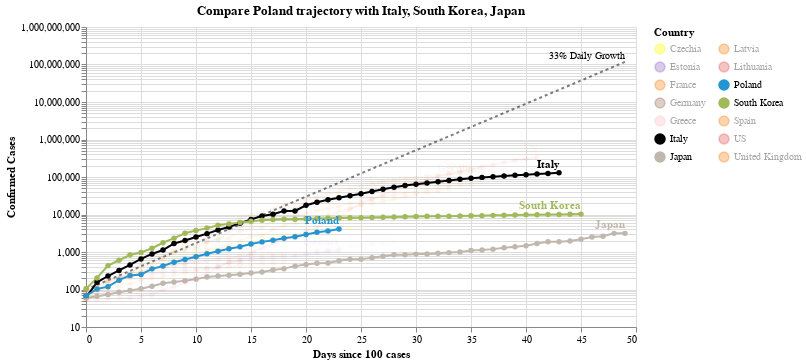

The cell this chart's notebook holds for it:
### Code cell
#hide_input
chart3 = make_since_chart(['Poland'])
chart3

### Figure 1 — Vega-Lite specification as saved in the notebook (floating-point values rounded to 4 significant figures; data arrays with more than 128 entries replaced by an {"elided": "..."} marker saying what was removed)
{"config": {"view": {"continuousWidth": 400, "continuousHeight": 300}}, "layer": [{"mark": {"type": "line", "color": "black", "opacity": 0.5, "strokeDash": [3, 3]}, "encoding": {"x": {"type": "quantitative", "field": "Days since 100 cases"}, "y": {"type": "quantitative", "field": "Confirmed Cases"}}}, {"mark": {"type": "text", "align": "right", "dy": -6, "fontSize": 10, "text": "33% Daily Growth"}, "encoding": {"x": {"type": "quantitative", "field": "Days since 100 cases"}, "y": {"type": "quantitative", "field": "Confirmed Cases"}}, "transform": [{"filter": "(datum['Days since 100 cases'] >= 49)"}]}, {"data": {"name": "data-5fd64915123f36a80cbf4ae2937b9b0c"}, "mark": {"type": "line", "point": true}, "encoding": {"color": {"type": "nominal", "field": "Country", "legend": {"columns": 2}, "scale": {"domain": ["Czechia", "Estonia", "France", "Germany", "Greece", "Italy", "Japan", "Latvia", "Lithuania", "Poland", "South Korea", "Spain", "US", "United Kingdom"], "range": ["yellow", "#9467bd", "#F58518", "#9D755D", "pink", "black", "#C1B7AD", "#F58518", "#E45756", "#2495D3", "#A1BA59", "#F58518", "#E45756", "#F58518"]}}, "opacity": {"condition": {"value": 1, "selection": "selector001"}, "value": 0.05}, "tooltip": [{"type": "nominal", "field": "Country"}, {"type": "temporal", "field": "Date"}, {"type": "quantitative", "field": "Confirmed Cases"}, {"type": "quantitative", "field": "Days since 100 cases"}], "x": {"type": "quantitative", "field": "Days since 100 cases"}, "y": {"type": "quantitative", "field": "Confirmed Cases", "scale": {"type": "log"}}}, "selection": {"selector001": {"type": "multi", "fields": ["Country"], "bind": "legend", "init": [{"Country": "Poland"}, {"Country": "Italy"}, {"Country": "South Korea"}, {"Country": "Japan"}]}}, "width": 550}, {"data": {"name": "data-5fd64915123f36a80cbf4ae2937b9b0c"}, "mark": {"type": "text", "align": "right", "dy": -8, "fontWeight": "bold"}, "encoding": {"color": {"type": "nominal", "field": "Country", "legend": {"columns": 2}, "scale": {"domain": ["Czechia", "Estonia", "France", "Germany", "Greece", "Italy", "Japan", "Latvia", "Lithuania", "Poland", "South Korea", "Spain", "US", "United Kingdom"], "range": ["yellow", "#9467bd", "#F58518", "#9D755D", "pink", "black", "#C1B7AD", "#F58518", "#E45756", "#2495D3", "#A1BA59", "#F58518", "#E45756", "#F58518"]}}, "opacity": {"condition": {"value": 1, "selection": "selector001"}, "value": 0.05}, "text": {"type": "nominal", "field": "Country"}, "tooltip": [{"type": "nominal", "field": "Country"}, {"type": "temporal", "field": "Date"}, {"type": "quantitative", "field": "Confirmed Cases"}, {"type": "quantitative", "field": "Days since 100 cases"}], "x": {"type": "quantitative", "field": "Days since 100 cases"}, "y": {"type": "quantitative", "field": "Confirmed Cases", "scale": {"type": "log"}}}, "transform": [{"filter": "(datum['Date'] >= 1586044800000)"}], "width": 550}], "data": {"name": "data-199d349dd514c457b58b02a37a45e0a7"}, "title": "Compare Poland trajectory with Italy, South Korea, Japan", "$schema": "https://vega.github.io/schema/vega-lite/v4.0.2.json", "datasets": {"data-199d349dd514c457b58b02a37a45e0a7": [{"Days since 100 cases": 0, "Confirmed Cases": 100.0}, {"Days since 100 cases": 1, "Confirmed Cases": 133.0}, {"Days since 100 cases": 2, "Confirmed Cases": 176.9}, {"Days since 100 cases": 3, "Confirmed Cases": 235.3}, {"Days since 100 cases": 4, "Confirmed Cases": 312.9}, {"Days since 100 cases": 5, "Confirmed Cases": 416.2}, {"Days since 100 cases": 6, "Confirmed Cases": 553.5}, {"Days since 100 cases": 7, "Confirmed Cases": 736.1}, {"Days since 100 cases": 8, "Confirmed Cases": 979.1}, {"Days since 100 cases": 9, "Confirmed Cases": 1302.0}, {"Days since 100 cases": 10, "Confirmed Cases": 1732.0}, {"Days since 100 cases": 11, "Confirmed Cases": 2303.0}, {"Days since 100 cases": 12, "Confirmed Cases": 3064.0}, {"Days since 100 cases": 13, "Confirmed Cases": 4074.0}, {"Days since 100 cases": 14, "Confirmed Cases": 5419.0}, {"Days since 100 cases": 15, "Confirmed Cases": 7207.0}, {"Days since 100 cases": 16, "Confirmed Cases": 9586.0}, {"Days since 100 cases": 17, "Confirmed Cases": 12750.0}, {"Days since 100 cases": 18, "Confirmed Cases": 16960.0}, {"Days since 100 cases": 19, "Confirmed Cases": 22550.0}, {"Days since 100 cases": 20, "Confirmed Cases": 29990.0}, {"Days since 100 cases": 21, "Confirmed Cases": 39890.0}, {"Days since 100 cases": 22, "Confirmed Cases": 53060.0}, {"Days since 100 cases": 23, "Confirmed Cases": 70560.0}, {"Days since 100 cases": 24, "Confirmed Cases": 93850.0}, {"Days since 100 cases": 25, "Confirmed Cases": 124800.0}, {"Days since 100 cases": 26, "Confirmed Cases": 166000.0}, {"Days since 100 cases": 27, "Confirmed Cases": 220800.0}, {"Days since 100 cases": 28, "Confirmed Cases": 293700.0}, {"Days since 100 cases": 29, "Confirmed Cases": 390600.0}, {"Days since 100 cases": 30, "Confirmed Cases": 519500.0}, {"Days since 100 cases": 31, "Confirmed Cases": 690900.0}, {"Days since 100 cases": 32, "Confirmed Cases": 918900.0}, {"Days since 100 cases": 33, "Confirmed Cases": 1222000.0}, {"Days since 100 cases": 34, "Confirmed Cases": 1625000.0}, {"Days since 100 cases": 35, "Confirmed Cases": 2162000.0}, {"Days since 100 cases": 36, "Confirmed Cases": 2875000.0}, {"Days since 100 cases": 37, "Confirmed Cases": 3824000.0}, {"Days since 100 cases": 38, "Confirmed Cases": 5086000.0}, {"Days since 100 cases": 39, "Confirmed Cases": 6764000.0}, {"Days since 100 cases": 40, "Confirmed Cases": 8996000.0}, {"Days since 100 cases": 41, "Confirmed Cases": 11970000.0}, {"Days since 100 cases": 42, "Confirmed Cases": 15910000.0}, {"Days since 100 cases": 43, "Confirmed Cases": 21170000.0}, {"Days since 100 cases": 44, "Confirmed Cases": 28150000.0}, {"Days since 100 cases": 45, "Confirmed Cases": 37440000.0}, {"Days since 100 cases": 46, "Confirmed Cases": 49790000.0}, {"Days since 100 cases": 47, "Confirmed Cases": 66230000.0}, {"Days since 100 cases": 48, "Confirmed Cases": 88080000.0}, {"Days since 100 cases": 49, "Confirmed Cases": 117100000.0}], "data-5fd64915123f36a80cbf4ae2937b9b0c": {"elided": "465 records"}}}
